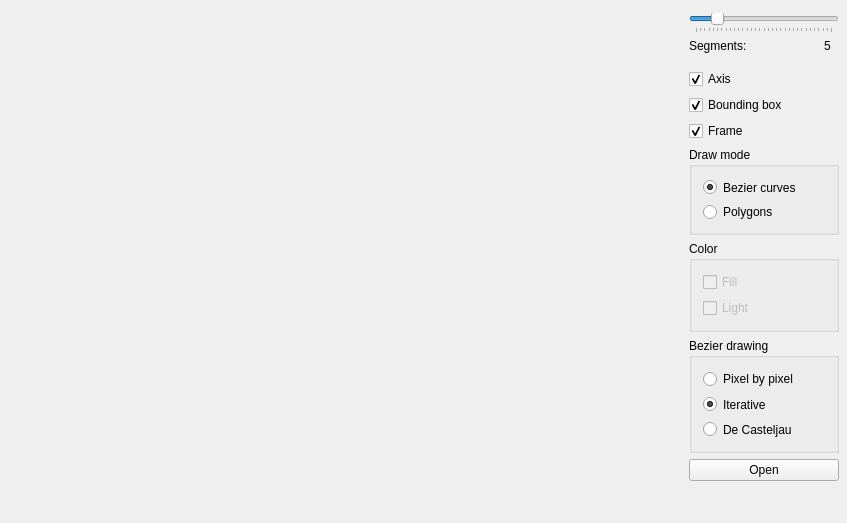
<?xml version="1.0" encoding="UTF-8"?>
<ui version="4.0">
 <class>MainWindow</class>
 <widget class="QMainWindow" name="MainWindow">
  <property name="geometry">
   <rect>
    <x>0</x>
    <y>0</y>
    <width>847</width>
    <height>523</height>
   </rect>
  </property>
  <property name="minimumSize">
   <size>
    <width>100</width>
    <height>100</height>
   </size>
  </property>
  <property name="windowTitle">
   <string>FIT0201CHERESHNEV_Teapot</string>
  </property>
  <widget class="QWidget" name="centralWidget">
   <layout class="QGridLayout" name="gridLayout">
    <property name="leftMargin">
     <number>8</number>
    </property>
    <property name="topMargin">
     <number>8</number>
    </property>
    <property name="rightMargin">
     <number>8</number>
    </property>
    <property name="bottomMargin">
     <number>5</number>
    </property>
    <item row="0" column="0">
     <layout class="QHBoxLayout" name="horizontalLayout" stretch="1,0">
      <item>
       <widget class="Widget" name="widget" native="true">
        <property name="sizePolicy">
         <sizepolicy hsizetype="Minimum" vsizetype="Minimum">
          <horstretch>0</horstretch>
          <verstretch>0</verstretch>
         </sizepolicy>
        </property>
       </widget>
      </item>
      <item>
       <layout class="QVBoxLayout" name="verticalLayout">
        <item>
         <layout class="QVBoxLayout" name="verticalLayout_4">
          <property name="topMargin">
           <number>5</number>
          </property>
          <item>
           <widget class="QSlider" name="horizontalSlider">
            <property name="sizePolicy">
             <sizepolicy hsizetype="Minimum" vsizetype="Fixed">
              <horstretch>0</horstretch>
              <verstretch>0</verstretch>
             </sizepolicy>
            </property>
            <property name="minimumSize">
             <size>
              <width>150</width>
              <height>0</height>
             </size>
            </property>
            <property name="maximum">
             <number>32</number>
            </property>
            <property name="value">
             <number>5</number>
            </property>
            <property name="orientation">
             <enum>Qt::Horizontal</enum>
            </property>
            <property name="tickPosition">
             <enum>QSlider::TicksBelow</enum>
            </property>
            <property name="tickInterval">
             <number>0</number>
            </property>
           </widget>
          </item>
          <item>
           <layout class="QHBoxLayout" name="horizontalLayout_5">
            <item>
             <layout class="QHBoxLayout" name="horizontalLayout_4">
              <property name="bottomMargin">
               <number>10</number>
              </property>
              <item alignment="Qt::AlignLeft">
               <widget class="QLabel" name="label_2">
                <property name="sizePolicy">
                 <sizepolicy hsizetype="Maximum" vsizetype="Preferred">
                  <horstretch>0</horstretch>
                  <verstretch>0</verstretch>
                 </sizepolicy>
                </property>
                <property name="text">
                 <string>Segments:</string>
                </property>
               </widget>
              </item>
              <item alignment="Qt::AlignRight">
               <widget class="QLabel" name="label">
                <property name="sizePolicy">
                 <sizepolicy hsizetype="Maximum" vsizetype="Preferred">
                  <horstretch>0</horstretch>
                  <verstretch>0</verstretch>
                 </sizepolicy>
                </property>
                <property name="minimumSize">
                 <size>
                  <width>15</width>
                  <height>0</height>
                 </size>
                </property>
                <property name="text">
                 <string>5</string>
                </property>
               </widget>
              </item>
             </layout>
            </item>
           </layout>
          </item>
          <item>
           <widget class="QCheckBox" name="checkBox_2">
            <property name="sizePolicy">
             <sizepolicy hsizetype="Maximum" vsizetype="Fixed">
              <horstretch>0</horstretch>
              <verstretch>0</verstretch>
             </sizepolicy>
            </property>
            <property name="minimumSize">
             <size>
              <width>0</width>
              <height>0</height>
             </size>
            </property>
            <property name="text">
             <string>Axis</string>
            </property>
            <property name="checked">
             <bool>true</bool>
            </property>
           </widget>
          </item>
          <item>
           <widget class="QCheckBox" name="checkBox_3">
            <property name="sizePolicy">
             <sizepolicy hsizetype="Maximum" vsizetype="Fixed">
              <horstretch>0</horstretch>
              <verstretch>0</verstretch>
             </sizepolicy>
            </property>
            <property name="text">
             <string>Bounding box</string>
            </property>
            <property name="checked">
             <bool>true</bool>
            </property>
           </widget>
          </item>
          <item>
           <widget class="QCheckBox" name="checkBox">
            <property name="sizePolicy">
             <sizepolicy hsizetype="Maximum" vsizetype="Fixed">
              <horstretch>0</horstretch>
              <verstretch>0</verstretch>
             </sizepolicy>
            </property>
            <property name="text">
             <string>Frame</string>
            </property>
            <property name="checked">
             <bool>true</bool>
            </property>
           </widget>
          </item>
          <item>
           <widget class="QGroupBox" name="groupBox">
            <property name="minimumSize">
             <size>
              <width>0</width>
              <height>80</height>
             </size>
            </property>
            <property name="title">
             <string>Draw mode</string>
            </property>
            <layout class="QVBoxLayout" name="verticalLayout_3">
             <item>
              <widget class="QRadioButton" name="radioButton_4">
               <property name="text">
                <string>Bezier curves</string>
               </property>
               <property name="checked">
                <bool>true</bool>
               </property>
              </widget>
             </item>
             <item>
              <widget class="QRadioButton" name="radioButton_5">
               <property name="text">
                <string>Polygons</string>
               </property>
              </widget>
             </item>
            </layout>
           </widget>
          </item>
          <item>
           <widget class="QGroupBox" name="colorGroupBox">
            <property name="enabled">
             <bool>true</bool>
            </property>
            <property name="title">
             <string>Color</string>
            </property>
            <layout class="QVBoxLayout" name="verticalLayout_5">
             <item>
              <widget class="QCheckBox" name="fillCheckBox">
               <property name="enabled">
                <bool>false</bool>
               </property>
               <property name="sizePolicy">
                <sizepolicy hsizetype="Maximum" vsizetype="Fixed">
                 <horstretch>0</horstretch>
                 <verstretch>0</verstretch>
                </sizepolicy>
               </property>
               <property name="text">
                <string>Fill</string>
               </property>
               <property name="checked">
                <bool>false</bool>
               </property>
              </widget>
             </item>
             <item>
              <widget class="QCheckBox" name="lightCheckBox">
               <property name="enabled">
                <bool>false</bool>
               </property>
               <property name="sizePolicy">
                <sizepolicy hsizetype="Maximum" vsizetype="Fixed">
                 <horstretch>0</horstretch>
                 <verstretch>0</verstretch>
                </sizepolicy>
               </property>
               <property name="text">
                <string>Light</string>
               </property>
              </widget>
             </item>
            </layout>
           </widget>
          </item>
          <item>
           <widget class="QGroupBox" name="bezierGroupBox">
            <property name="enabled">
             <bool>true</bool>
            </property>
            <property name="sizePolicy">
             <sizepolicy hsizetype="Minimum" vsizetype="Preferred">
              <horstretch>0</horstretch>
              <verstretch>0</verstretch>
             </sizepolicy>
            </property>
            <property name="minimumSize">
             <size>
              <width>0</width>
              <height>100</height>
             </size>
            </property>
            <property name="title">
             <string>Bezier drawing</string>
            </property>
            <layout class="QVBoxLayout" name="verticalLayout_2">
             <property name="spacing">
              <number>6</number>
             </property>
             <item>
              <widget class="QRadioButton" name="radioButton_3">
               <property name="text">
                <string>Pixel by pixel</string>
               </property>
              </widget>
             </item>
             <item>
              <widget class="QRadioButton" name="radioButton_2">
               <property name="text">
                <string>Iterative</string>
               </property>
               <property name="checked">
                <bool>true</bool>
               </property>
              </widget>
             </item>
             <item>
              <widget class="QRadioButton" name="radioButton">
               <property name="text">
                <string>De Casteljau</string>
               </property>
              </widget>
             </item>
            </layout>
           </widget>
          </item>
          <item>
           <widget class="QPushButton" name="pushButton">
            <property name="sizePolicy">
             <sizepolicy hsizetype="Minimum" vsizetype="Fixed">
              <horstretch>0</horstretch>
              <verstretch>0</verstretch>
             </sizepolicy>
            </property>
            <property name="text">
             <string>Open</string>
            </property>
           </widget>
          </item>
          <item>
           <spacer name="verticalSpacer">
            <property name="orientation">
             <enum>Qt::Vertical</enum>
            </property>
            <property name="sizeHint" stdset="0">
             <size>
              <width>20</width>
              <height>40</height>
             </size>
            </property>
           </spacer>
          </item>
         </layout>
        </item>
       </layout>
      </item>
     </layout>
    </item>
   </layout>
  </widget>
 </widget>
 <layoutdefault spacing="6" margin="11"/>
 <customwidgets>
  <customwidget>
   <class>Widget</class>
   <extends>QWidget</extends>
   <header>widget.h</header>
   <container>1</container>
   <slots>
    <signal>segmentsChanged(int)</signal>
    <slot>updateSegments(int)</slot>
    <slot>openModelFile()</slot>
    <slot>updateAxis(bool)</slot>
    <slot>updateFilling(bool)</slot>
    <slot>updateBoundingBox(bool)</slot>
    <slot>setPolygonMode()</slot>
    <slot>updateLight(bool)</slot>
    <slot>updateFrame(bool)</slot>
    <slot>setStepByStepBezierDrawing()</slot>
    <slot>setIterativeBezierDrawing()</slot>
    <slot>setDeCasteljauBezierDrawing()</slot>
    <slot>setBezierMode()</slot>
   </slots>
  </customwidget>
 </customwidgets>
 <resources/>
 <connections>
  <connection>
   <sender>pushButton</sender>
   <signal>clicked()</signal>
   <receiver>widget</receiver>
   <slot>openModelFile()</slot>
   <hints>
    <hint type="sourcelabel">
     <x>639</x>
     <y>427</y>
    </hint>
    <hint type="destinationlabel">
     <x>597</x>
     <y>365</y>
    </hint>
   </hints>
  </connection>
  <connection>
   <sender>checkBox_2</sender>
   <signal>clicked(bool)</signal>
   <receiver>widget</receiver>
   <slot>updateAxis(bool)</slot>
   <hints>
    <hint type="sourcelabel">
     <x>619</x>
     <y>77</y>
    </hint>
    <hint type="destinationlabel">
     <x>118</x>
     <y>340</y>
    </hint>
   </hints>
  </connection>
  <connection>
   <sender>horizontalSlider</sender>
   <signal>valueChanged(int)</signal>
   <receiver>widget</receiver>
   <slot>updateSegments(int)</slot>
   <hints>
    <hint type="sourcelabel">
     <x>755</x>
     <y>21</y>
    </hint>
    <hint type="destinationlabel">
     <x>278</x>
     <y>284</y>
    </hint>
   </hints>
  </connection>
  <connection>
   <sender>checkBox_3</sender>
   <signal>clicked(bool)</signal>
   <receiver>widget</receiver>
   <slot>updateBoundingBox(bool)</slot>
   <hints>
    <hint type="sourcelabel">
     <x>693</x>
     <y>116</y>
    </hint>
    <hint type="destinationlabel">
     <x>199</x>
     <y>370</y>
    </hint>
   </hints>
  </connection>
  <connection>
   <sender>fillCheckBox</sender>
   <signal>clicked(bool)</signal>
   <receiver>widget</receiver>
   <slot>updateFilling(bool)</slot>
   <hints>
    <hint type="sourcelabel">
     <x>650</x>
     <y>271</y>
    </hint>
    <hint type="destinationlabel">
     <x>353</x>
     <y>362</y>
    </hint>
   </hints>
  </connection>
  <connection>
   <sender>lightCheckBox</sender>
   <signal>clicked(bool)</signal>
   <receiver>widget</receiver>
   <slot>updateLight(bool)</slot>
   <hints>
    <hint type="sourcelabel">
     <x>661</x>
     <y>294</y>
    </hint>
    <hint type="destinationlabel">
     <x>435</x>
     <y>378</y>
    </hint>
   </hints>
  </connection>
  <connection>
   <sender>checkBox</sender>
   <signal>clicked(bool)</signal>
   <receiver>widget</receiver>
   <slot>updateFrame(bool)</slot>
   <hints>
    <hint type="sourcelabel">
     <x>658</x>
     <y>139</y>
    </hint>
    <hint type="destinationlabel">
     <x>250</x>
     <y>292</y>
    </hint>
   </hints>
  </connection>
  <connection>
   <sender>widget</sender>
   <signal>segmentsChanged(int)</signal>
   <receiver>label</receiver>
   <slot>setNum(int)</slot>
   <hints>
    <hint type="sourcelabel">
     <x>154</x>
     <y>199</y>
    </hint>
    <hint type="destinationlabel">
     <x>679</x>
     <y>47</y>
    </hint>
   </hints>
  </connection>
  <connection>
   <sender>widget</sender>
   <signal>segmentsChanged(int)</signal>
   <receiver>label</receiver>
   <slot>setNum(int)</slot>
   <hints>
    <hint type="sourcelabel">
     <x>94</x>
     <y>242</y>
    </hint>
    <hint type="destinationlabel">
     <x>679</x>
     <y>59</y>
    </hint>
   </hints>
  </connection>
  <connection>
   <sender>fillCheckBox</sender>
   <signal>clicked(bool)</signal>
   <receiver>MainWindow</receiver>
   <slot>updateFillMode(bool)</slot>
   <hints>
    <hint type="sourcelabel">
     <x>631</x>
     <y>262</y>
    </hint>
    <hint type="destinationlabel">
     <x>475</x>
     <y>454</y>
    </hint>
   </hints>
  </connection>
  <connection>
   <sender>radioButton_4</sender>
   <signal>clicked()</signal>
   <receiver>MainWindow</receiver>
   <slot>setBezierMode()</slot>
   <hints>
    <hint type="sourcelabel">
     <x>692</x>
     <y>181</y>
    </hint>
    <hint type="destinationlabel">
     <x>483</x>
     <y>0</y>
    </hint>
   </hints>
  </connection>
  <connection>
   <sender>radioButton_5</sender>
   <signal>clicked()</signal>
   <receiver>MainWindow</receiver>
   <slot>setPolygonMode()</slot>
   <hints>
    <hint type="sourcelabel">
     <x>701</x>
     <y>202</y>
    </hint>
    <hint type="destinationlabel">
     <x>365</x>
     <y>3</y>
    </hint>
   </hints>
  </connection>
  <connection>
   <sender>radioButton_3</sender>
   <signal>clicked()</signal>
   <receiver>widget</receiver>
   <slot>setStepByStepBezierDrawing()</slot>
   <hints>
    <hint type="sourcelabel">
     <x>680</x>
     <y>337</y>
    </hint>
    <hint type="destinationlabel">
     <x>328</x>
     <y>240</y>
    </hint>
   </hints>
  </connection>
  <connection>
   <sender>radioButton_2</sender>
   <signal>clicked()</signal>
   <receiver>widget</receiver>
   <slot>setIterativeBezierDrawing()</slot>
   <hints>
    <hint type="sourcelabel">
     <x>721</x>
     <y>368</y>
    </hint>
    <hint type="destinationlabel">
     <x>445</x>
     <y>309</y>
    </hint>
   </hints>
  </connection>
  <connection>
   <sender>radioButton</sender>
   <signal>clicked()</signal>
   <receiver>widget</receiver>
   <slot>setDeCasteljauBezierDrawing()</slot>
   <hints>
    <hint type="sourcelabel">
     <x>699</x>
     <y>390</y>
    </hint>
    <hint type="destinationlabel">
     <x>422</x>
     <y>291</y>
    </hint>
   </hints>
  </connection>
  <connection>
   <sender>radioButton_5</sender>
   <signal>clicked()</signal>
   <receiver>widget</receiver>
   <slot>setPolygonMode()</slot>
   <hints>
    <hint type="sourcelabel">
     <x>722</x>
     <y>202</y>
    </hint>
    <hint type="destinationlabel">
     <x>410</x>
     <y>216</y>
    </hint>
   </hints>
  </connection>
  <connection>
   <sender>radioButton_4</sender>
   <signal>clicked()</signal>
   <receiver>widget</receiver>
   <slot>setBezierMode()</slot>
   <hints>
    <hint type="sourcelabel">
     <x>737</x>
     <y>178</y>
    </hint>
    <hint type="destinationlabel">
     <x>424</x>
     <y>145</y>
    </hint>
   </hints>
  </connection>
 </connections>
 <slots>
  <slot>setPolygonMode()</slot>
  <slot>updateFillMode(bool)</slot>
  <slot>setBezierMode()</slot>
 </slots>
</ui>
